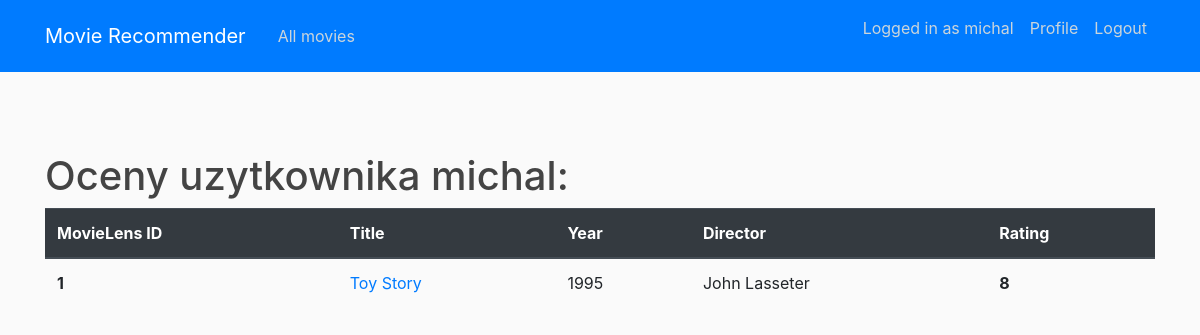
The page /profile/ (signed in) on the database as committed earlier.
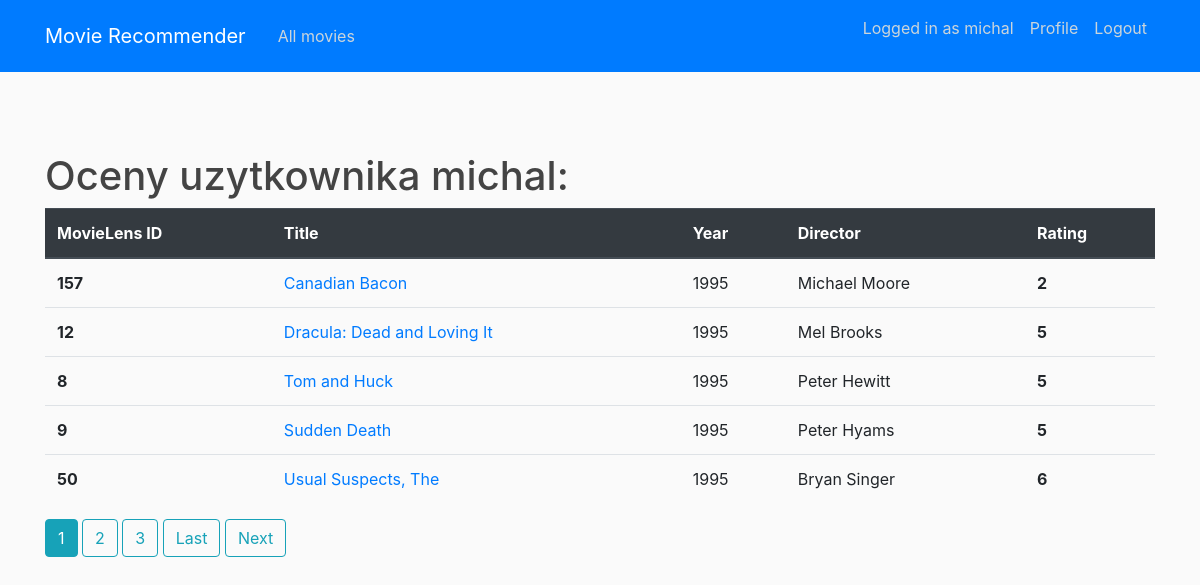
The same page on the database as committed later.
### recommender/models.py (models this page shows, shortened)
class Rating(models.Model):
    movielens_id = models.ForeignKey(Movie, to_field='movielens_id', on_delete=models.CASCADE)
    who_rated = models.ForeignKey(User, on_delete=models.CASCADE)
    value = models.PositiveSmallIntegerField(validators=[MinValueValidator(1), MaxValueValidator(10)])
    date_rated = models.DateTimeField(default=timezone.now)
    class Meta:
        constraints = [models.UniqueConstraint(fields=['movielens_id', 'who_rated'], name='No multiple ratings')]

class Movie(models.Model):
    movielens_id = models.IntegerField(unique=True)
    imdb_id = models.IntegerField()
    tmdb_id = models.IntegerField()
    title = models.CharField(max_length=200)
    year_released = models.IntegerField()
    director = models.CharField(max_length=100)

### recommender/views.py (the view)
# urls.py: path('profile/', RatingListView.as_view(), name='profile'),
class RatingListView(LoginRequiredMixin, ListView):
    model = Rating
    template_name = 'recommender/profile.html'
    context_object_name = 'ratings'
    paginate_by = 5
    def get_queryset(self):
        return self.request.user.rating_set.all()

### recommender/templates/recommender/profile.html (shortened to what this page needs)
{% extends 'recommender/base.html' %}
{% load crispy_forms_tags %}
{% block content %}
    <h1>Oceny uzytkownika {{user.username}}:</h1>
    <table class="table table-hover">
      <thead class="thead-dark">
        <tr>
          <th scope="col">MovieLens ID</th>
          <th scope="col">Title</th>
          <th scope="col">Year</th>
          <th scope="col">Director</th>
          <th scope="col">Rating</th>
        </tr>
      </thead>
      <tbody>
        {% for rating in ratings %}
        <tr>
            <th scope="row">{{rating.movielens_id.movielens_id}}</th>
            <td><a href="{% url 'movie_detail' rating.movielens_id.id %}">{{rating.movielens_id.title}}</a></td>
            <td>{{rating.movielens_id.year_released}}</td>
            <td>{{rating.movielens_id.director}}</td>
            <td class="font-weight-bold">{{rating.value}}</td>
        </tr>
        {% endfor %}
      </tbody>
    </table>
    {% if is_paginated %}
        {% for num in page_obj.paginator.page_range %}
            {% if page_obj.number == num %}
                <a class="btn btn-info mb-4" href="?page={{num}}">{{num}}</a>
            {% elif  num > page_obj.number|add:'-3' and num < page_obj.number|add:'3' %}
                <a class="btn btn-outline-info mb-4" href="?page={{ num }}">{{num}}</a>
            {% endif %}
        {% endfor %}
        {% if page_obj.has_next %}
            <a class="btn btn-outline-info mb-4" href="?page={{ page_obj.paginator.num_pages }}">Last</a>
            <a class="btn btn-outline-info mb-4" href="?page={{ page_obj.next_page_number }}">Next</a>
        {% endif %}
    {% endif %}
{% endblock content %}

Rows that differ between the two databases and show on the page:
removed Rating: movielens_id.movielens_id "1", movielens_id "Toy Story", movielens_id.year_released "1995", movielens_id.director "John Lasseter", value "8"
added Rating: movielens_id.movielens_id "157", movielens_id "Canadian Bacon", movielens_id.year_released "1995", movielens_id.director "Michael Moore", value "2"
added Rating: movielens_id.movielens_id "12", movielens_id "Dracula: Dead and Loving It", movielens_id.year_released "1995", movielens_id.director "Mel Brooks", value "5"
added Rating: movielens_id.movielens_id "8", movielens_id "Tom and Huck", movielens_id.year_released "1995", movielens_id.director "Peter Hewitt", value "5"
added Rating: movielens_id.movielens_id "9", movielens_id "Sudden Death", movielens_id.year_released "1995", movielens_id.director "Peter Hyams", value "5"
added Rating: movielens_id.movielens_id "50", movielens_id "Usual Suspects, The", movielens_id.year_released "1995", movielens_id.director "Bryan Singer", value "6"
Other text that changed with them:
new list line: "1"
new list line: "2"
new list line: "3"
text now shown: "Last Next"
